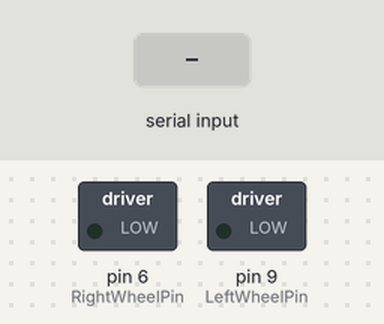
The sketch below on a simulated Arduino Uno, built with avr-gcc and run on an emulated ATmega328P. On the bench: switched loads named in the sketch (green lamp = pin HIGH). The test bench sets the inputs (shaded band).

Above: at 1.2 s.
1.3 s: "<90,45,200>" received over the second serial link
At 2.5 s:
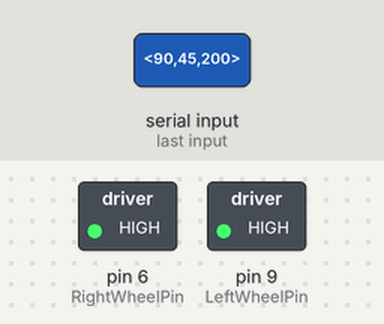
2.8 s: "<1,90>" received over the second serial link
At 3.8 s:
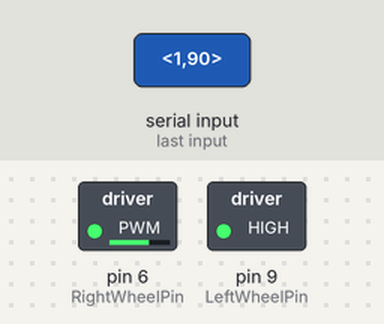
4.3 s: "<30,150,10>" received over the second serial link
At 5.0 s:
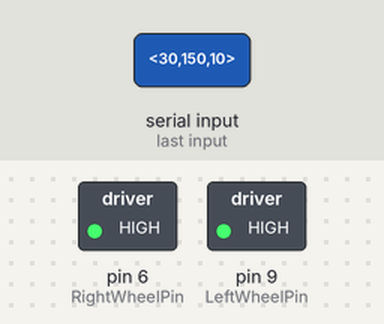
5.8 s: "<1,90,45>" received over the second serial link
At 6.1 s:
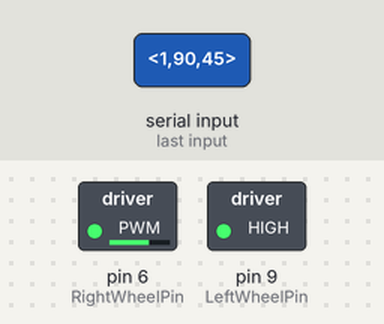
7.3 s: "<90,45>" received over the second serial link
At 8.5 s:
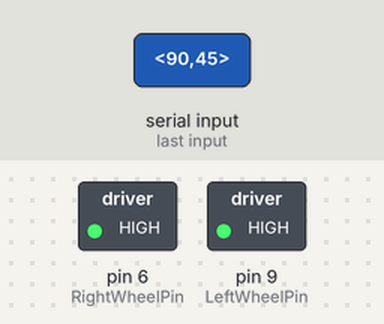
Timing chart, 0 to 9.8 s (numbered marks = the images above; inputs shaded):
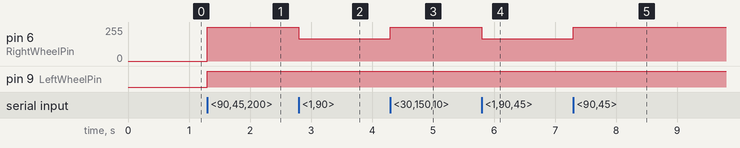

The sketch:

PythonCommunication.ino
```cpp
// Receive with start- and end-markers combined with parsing
#include "SoftwareSerial.h"
SoftwareSerial serial_connection(11, 10);//Create a serial connection with TX and RX on these pins

// Set up for recieving floats
const byte numChars = 64;
char receivedChars[numChars];
char tempChars[numChars];        // temporary array for use when parsing

// variables to hold the parsed data
float uvrfloatFromPC;
float uvlfloatFromPC;

// Pin assignments
int RightWheelPin = 6;
int LeftWheelPin = 9;

// Constants and variables to find
//float Imax = 0.140;
//float Rmax = 64.287;
float Vmax = 9;       // Max voltage
float r = 0.07/2;     // radius of wheel
float kw = 0.0232;    // Motor constant, found online
float k = 0.16294;    // Slope of y=kx+m of IR_loss vs w
float m = 0.6613;     // m in y=kx+m
float IR_loss_r, IR_loss_l;
float k_pv = 255/9; // relation between volt and PWM
// Bools
boolean newData = false;

// PWM floats
float PWM_r;
float PWM_l;
//============

void setup() {
    // Initialize everything
    serial_connection.begin(9600);
    serial_connection.println("Enter data in this style <24.7>  ");
    serial_connection.println("Ready!!!");
    pinMode(RightWheelPin,OUTPUT);
}

//============

void loop() { // MAIN
    recvWithStartEndMarkers(); // This function constructs a string of max length size of numChars.
                               // sets newData = true if there us any data to read
    if (newData == true) {
        strcpy(tempChars, receivedChars); // This is necessary if we use multiple input types, since strtok() replaces , with \0
        parseData();                      // Split the data (Not needed for us, currently this is the lamp function)
                                          // Also converts Chars to floats.
        showParsedData();                 // Print data to python
        applyInput();
        newData = false;                  // Reset that we are done with this piece of data.
    }
}

//============

void recvWithStartEndMarkers() {
    static boolean recvInProgress = false;
    static byte ndx = 0;
    char startMarker = '<';
    char endMarker = '>';
    char rc;

    while (serial_connection.available() > 0 && newData == false) {
        rc = serial_connection.read();

        if (recvInProgress == true) {
            if (rc != endMarker) {
                receivedChars[ndx] = rc;
                ndx++;
                if (ndx >= numChars) {
                    ndx = numChars - 1;
                }
            }
            else {
                receivedChars[ndx] = '\0'; // terminate the string
                recvInProgress = false;
                ndx = 0;
                newData = true;
            }
        }

        else if (rc == startMarker) {
            recvInProgress = true;
        }
    }
}

//============

void parseData() {      // splits the data into its parts, converts chars to float

    char * strtokIndx; // this is used by strtok() as an index

    strtokIndx = strtok(tempChars,",");      // get the first part - the string
    uvrfloatFromPC = atof(strtokIndx);     // convert this part to a float
    //serial_connection.println(strtokIndx);
    strtokIndx = strtok(NULL,","); // Vrf "," ??
    uvlfloatFromPC = atof(strtokIndx);     // convert this part to a float

}


//============

void showParsedData() {
   /*serial_connection.print("Float:");
   serial_connection.println(uvrfloatFromPC);
   serial_connection.print("Float2:");
   serial_connection.println(uvlfloatFromPC);*/
}

//===========

void applyInput(){
    PWM_r = round(k_pv * ((uvrfloatFromPC/r*k+m) + kw*uvrfloatFromPC/r));
    PWM_l = round(k_pv * ((uvlfloatFromPC/r*k+m) + kw*uvlfloatFromPC/r));

    if(PWM_r>=255){
      PWM_r = 255;
      }
    if(PWM_l>=255){
      PWM_l = 255;
      }

    analogWrite(RightWheelPin, PWM_r);
    analogWrite(LeftWheelPin, PWM_l);
    serial_connection.print("Float:");
    serial_connection.println(uvrfloatFromPC);
    serial_connection.print("Float2:");
    serial_connection.println(uvlfloatFromPC);
}
```

Measured:
- after the input at 1.3 s, pin 6 (RightWheelPin): 0/255 → 255/255 at once; pin 9 (LeftWheelPin): LOW → HIGH at once
- after the input at 2.8 s, pin 6 (RightWheelPin): 255/255 → 167/255 at once
- after the input at 4.3 s, pin 6 (RightWheelPin): 167/255 → 255/255 at once
- after the input at 5.8 s, pin 6 (RightWheelPin): 255/255 → 167/255 at once
- after the input at 7.3 s, pin 6 (RightWheelPin): 167/255 → 255/255 at once
